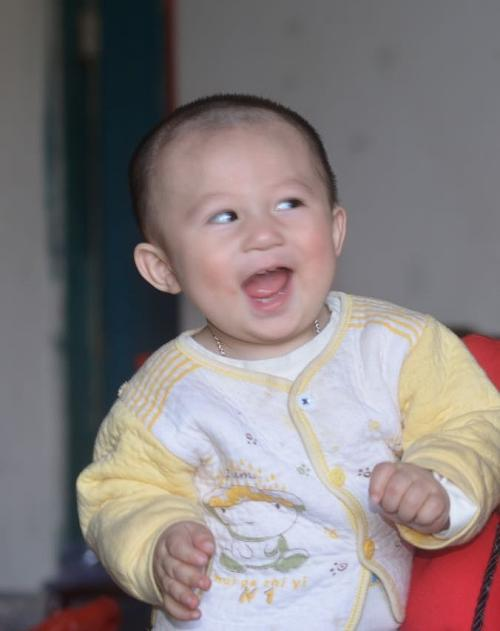
#> input picture img_train/happy1.jpg, 500 x 631 px; its folder holds only this picture in this run
$ python -i Videocapture.py   (imports and definitions only)
#> lines starting #> are read from the running program, lines starting #| are printed output that depends on the picture
import cv2
import os


def draw_text(img, text, x, y):
    cv2.putText(img, text, (x, y), cv2.FONT_HERSHEY_PLAIN, 1.5, (0, 255, 0), 2)


def draw_rectangle(img, rect):
    (x, y, w, h) = rect
    cv2.rectangle(img, (x, y), (x + w, y + h), (0, 255, 0), 2)


def detect_face(img):
    gray = cv2.cvtColor(img, cv2.COLOR_BGR2GRAY)
    face_cascade = cv2.CascadeClassifier(r'lbpcascade_frontalface.xml')
    faces = face_cascade.detectMultiScale(gray, scaleFactor=1.2, minNeighbors=1)
    if len(faces) == 0:
        return None, None
    (x, y, w, h) = faces[0]
    return gray[y:y + w, x:x + h], faces[0]


def prepare_training_data():
    dirs = os.listdir(r'./img_train')
    faces = []
    labels = []
    for image_path in dirs:
        if image_path[0] == 'h':
            label = 1
        elif image_path[1] == 'a':
            label = 2
        else:
            label = 3
        image_path = './img_train/' + image_path
        image = cv2.imread(image_path, 0)
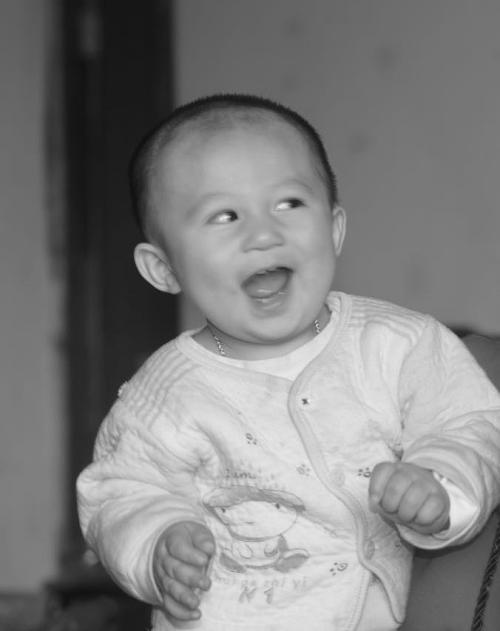
#> image: shape (631, 500); min 14, max 241, mean 128.8
        image = cv2.cvtColor(image, cv2.COLOR_BAYER_BG2BGR)
#> image: shape (631, 500, 3)
        face, rect = detect_face(image)
#> in detect_face, `faces = face_cascade.detectMultiScale(gray, scaleFactor=1.2, minNeighb..`: faces = [[203, 380, 94, 94], [131, 432, 94, 94], [162, 137, 192, 192]]
#> in detect_face, `(x, y, w, h) = faces[0]`: x = 203; y = 380; w = 94
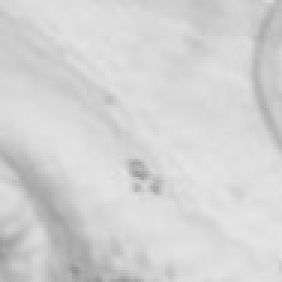
#> face: shape (94, 94) (shown 3 times larger); min 147, max 229, mean 211.4
#> rect = [203, 380, 94, 94]
        if face is not None:
            faces.append(face)
            labels.append(label)
    cv2.destroyAllWindows()
    cv2.waitKey(1)
    cv2.destroyAllWindows()
    return faces, labels


def predict(test_img, face_recognizer):
    subjects = ['', 'Happy', 'Sad', 'Surprise']
    img = test_img.copy()
    face, rect = detect_face(img)
    if face is None:
        return img
    label = face_recognizer.predict(face)
    label_text = subjects[label[0]]
    draw_rectangle(img, rect)
    draw_text(img, label_text, rect[0], rect[1] - 5)
    return img

>>> result = prepare_training_data()

$ run again, on img_train/happy14.jpg
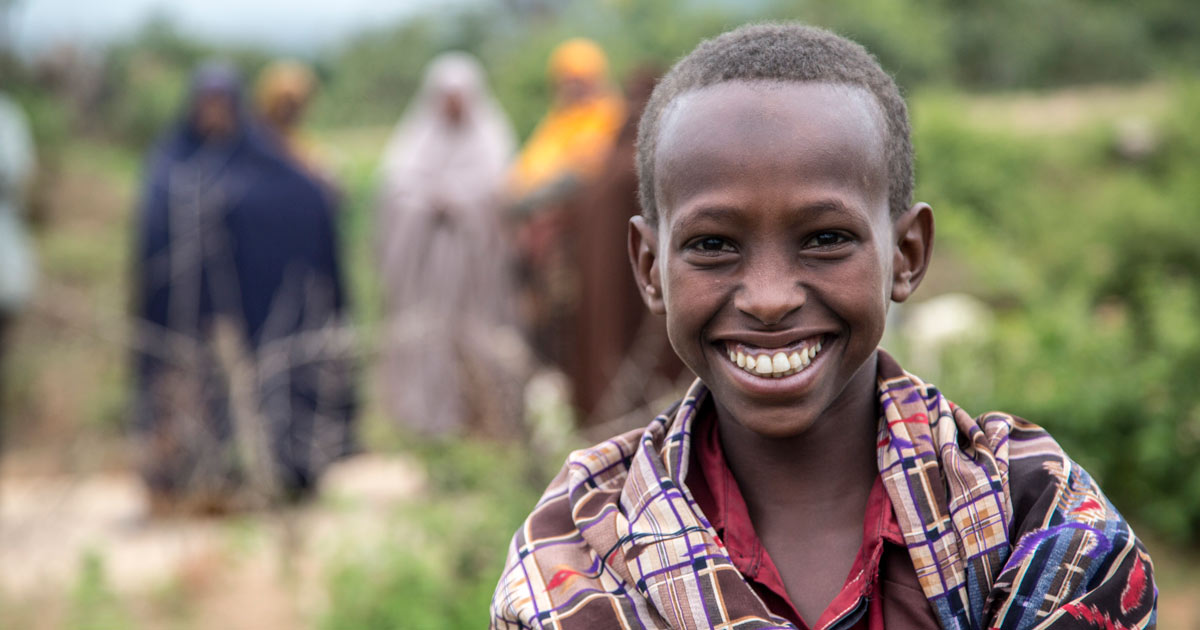
#> input picture img_train/happy14.jpg, 1200 x 630 px
#> in prepare_training_data, `image = cv2.imread(image_path, 0)`:
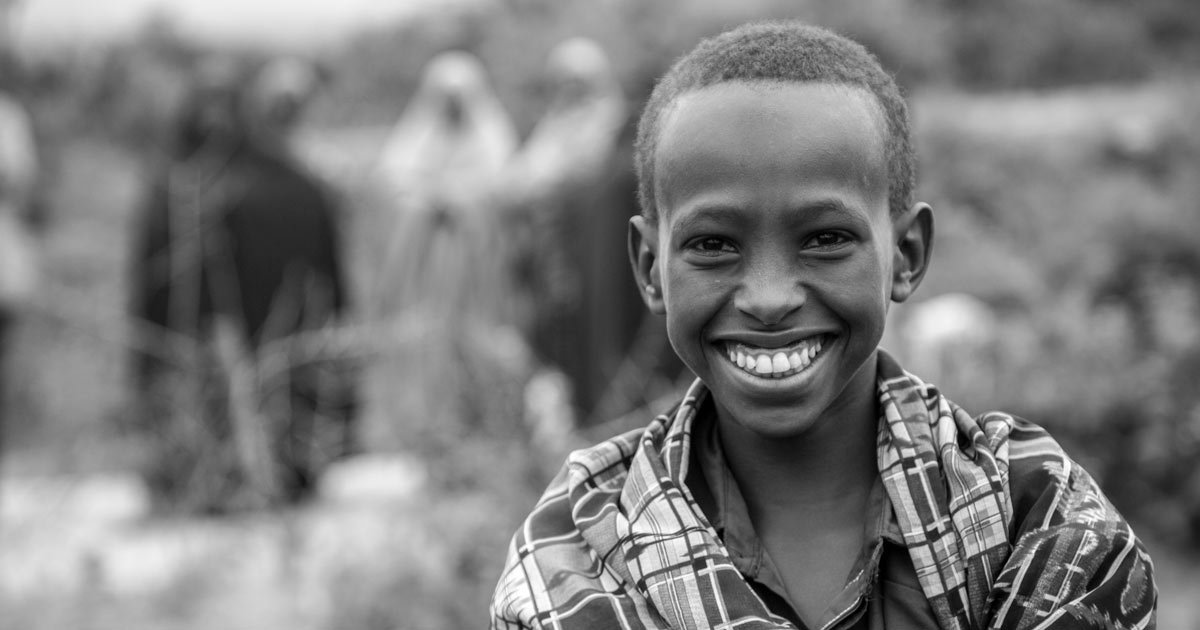
#> image: shape (630, 1200); min 0, max 255, mean 125.3
#> faces = [[698, 317, 75, 75], [617, 133, 282, 282]]
#> x = 698; y = 317; w = 75
#> in prepare_training_data, `face, rect = detect_face(image)`:
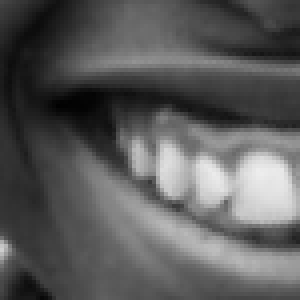
#> face: shape (75, 75) (shown 4 times larger); min 1, max 237, mean 90.7
#> rect = [698, 317, 75, 75]

$ run again, on img_train/happy2.jpg
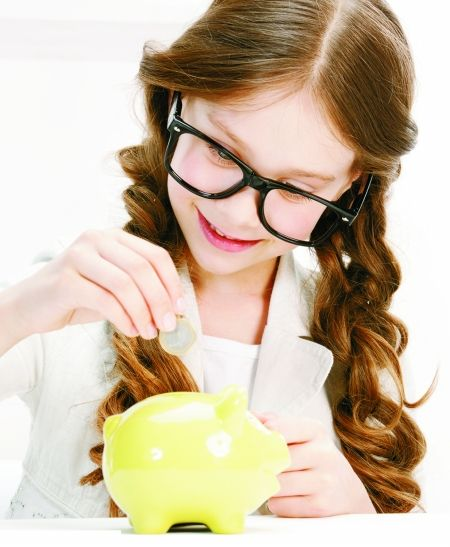
#> input picture img_train/happy2.jpg, 450 x 547 px
#> in prepare_training_data, `image = cv2.imread(image_path, 0)`:
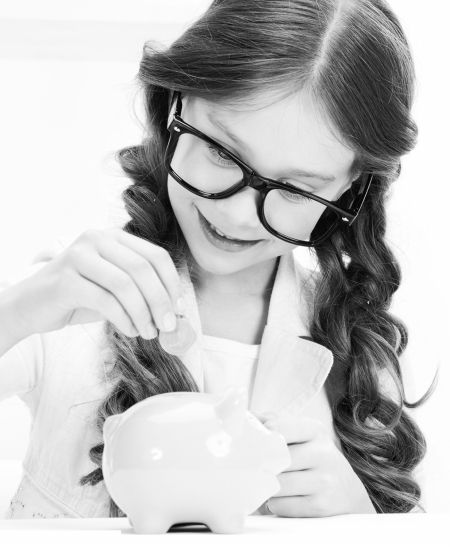
#> image: shape (547, 450); min 0, max 255, mean 192.2
#> faces = [[164, 154, 97, 97], [184, 247, 86, 86]]
#> x = 164; y = 154; w = 97
#> in prepare_training_data, `face, rect = detect_face(image)`:
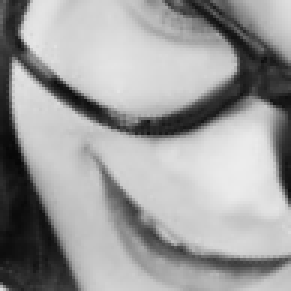
#> face: shape (97, 97) (shown 3 times larger); min 7, max 236, mean 157
#> rect = [164, 154, 97, 97]

$ run again, on img_train/happy10.jpg
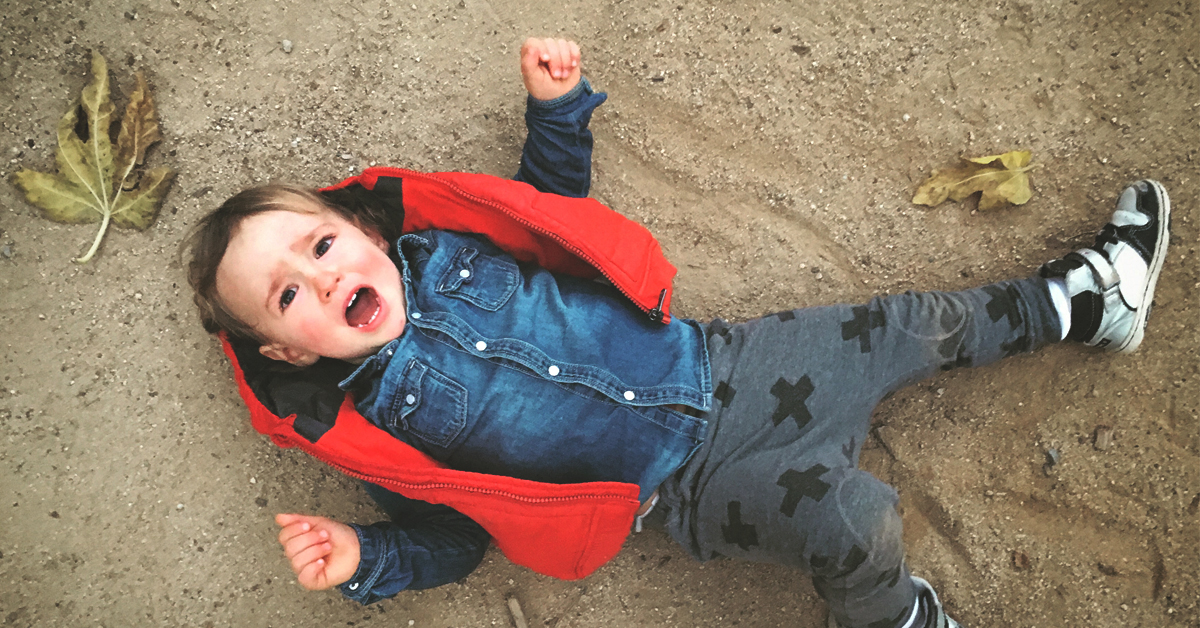
#> input picture img_train/happy10.jpg, 1200 x 628 px
#> in prepare_training_data, `image = cv2.imread(image_path, 0)`:
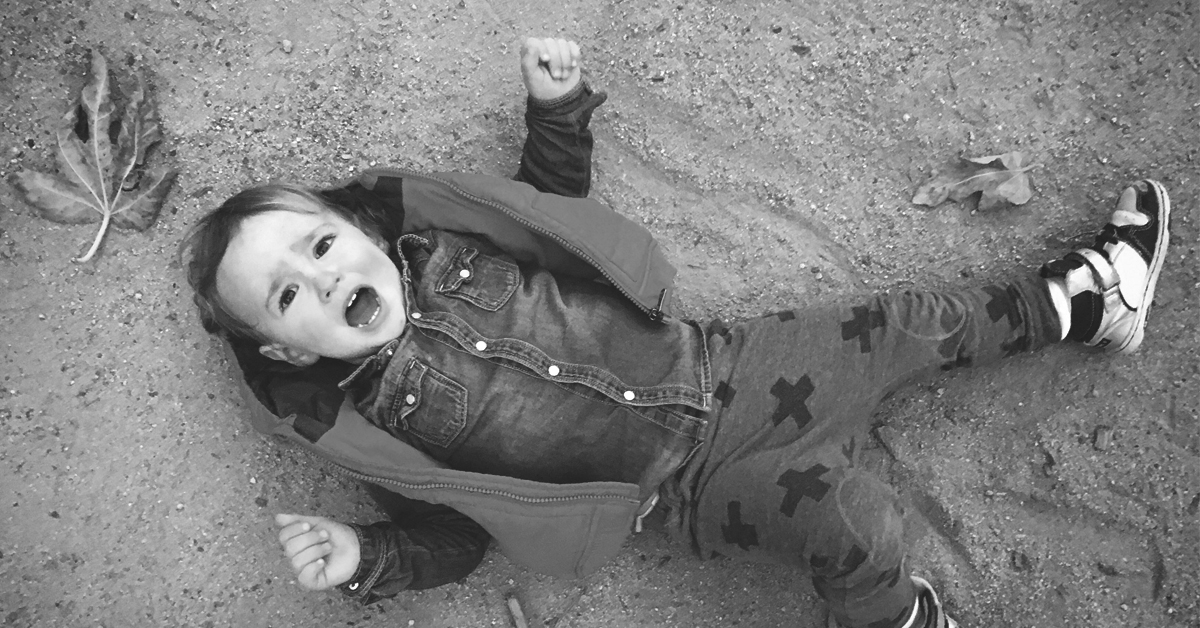
#> image: shape (628, 1200); min 30, max 255, mean 126.6
#> faces = [[883, 116, 24, 24], [1091, 488, 26, 26]]
#> x = 883; y = 116; w = 24
#> in prepare_training_data, `face, rect = detect_face(image)`:
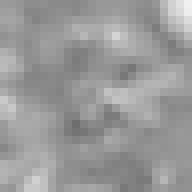
#> face: shape (24, 24) (shown 8 times larger); min 110, max 240, mean 153.7
#> rect = [883, 116, 24, 24]
